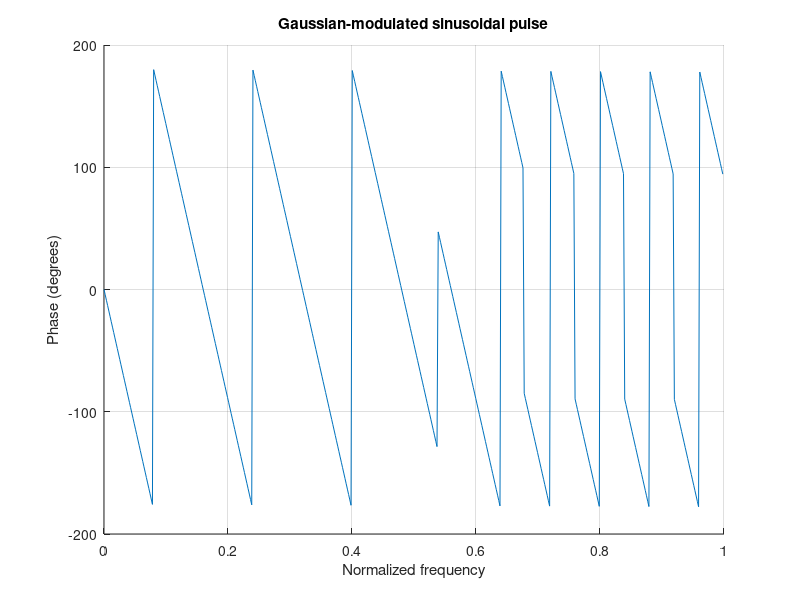
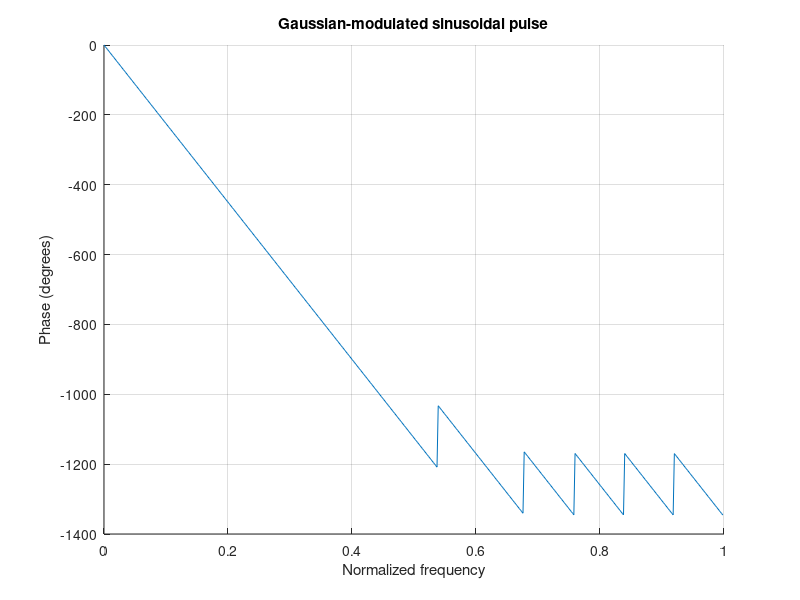

Recreate these plots in MATLAB, in order.
clear
h = fir1(25,0.4);
[H,f] = freqz(h,1,512,2);
figure(1)
hold on
plot(f,angle(H)*180/pi); 
grid on
xlabel('Normalized frequency')
ylabel('Phase (degrees)')
title('Gaussian-modulated sinusoidal pulse')
hold off

figure(2)
hold on
plot(f,unwrap(angle(H))*180/pi);
grid on
xlabel('Normalized frequency')
ylabel('Phase (degrees)')
title('Gaussian-modulated sinusoidal pulse')
hold off
